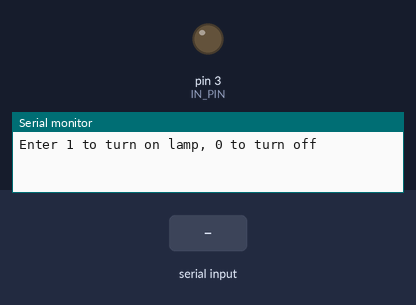
Bench run of a sketch on a simulated Arduino Uno, built with avr-gcc and run on an emulated ATmega328P. Shown: output pins drawn as LEDs (lit = HIGH), the last lines printed to the serial monitor. The inputs (shaded band) are chosen by the test bench.

Above: at 2.2 s.
2.3 s: "1" received over Serial
At 3.2 s:
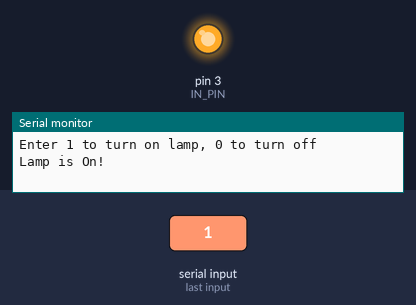
3.8 s: "0" received over Serial
At 4.3 s:
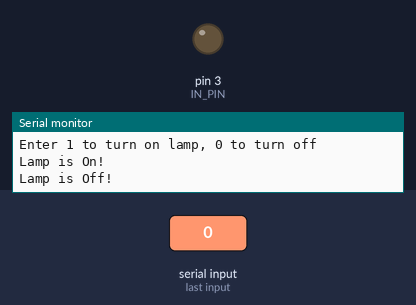
Timing chart, 0 to 6.8 s (numbered marks = the images above; inputs shaded):
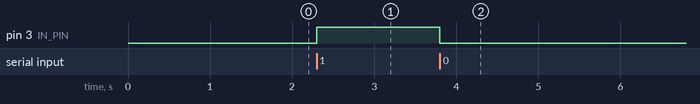

Measured:
- after the input at 2.3 s, pin 3 (IN_PIN): LOW → HIGH at once
- after the input at 3.8 s, pin 3 (IN_PIN): HIGH → LOW at once

The sketch:

relay.ino
```cpp
int IN_PIN = 3;
void setup() {
  pinMode(IN_PIN, OUTPUT);
  digitalWrite(IN_PIN, LOW);
  Serial.begin(9600);
  delay(1000);
  Serial.println("Enter 1 to turn on lamp, 0 to turn off");
}
void loop() {
   while (Serial.available()) {
    char inChar = (char)Serial.read();
    if (inChar == '1') {
      digitalWrite(IN_PIN, HIGH);
      Serial.println("Lamp is On!");
    }else if(inChar == '0'){
      digitalWrite(IN_PIN, LOW);
      Serial.println("Lamp is Off!");
    }else{
      Serial.println("Invalid input!");
    }
  }
}
```
